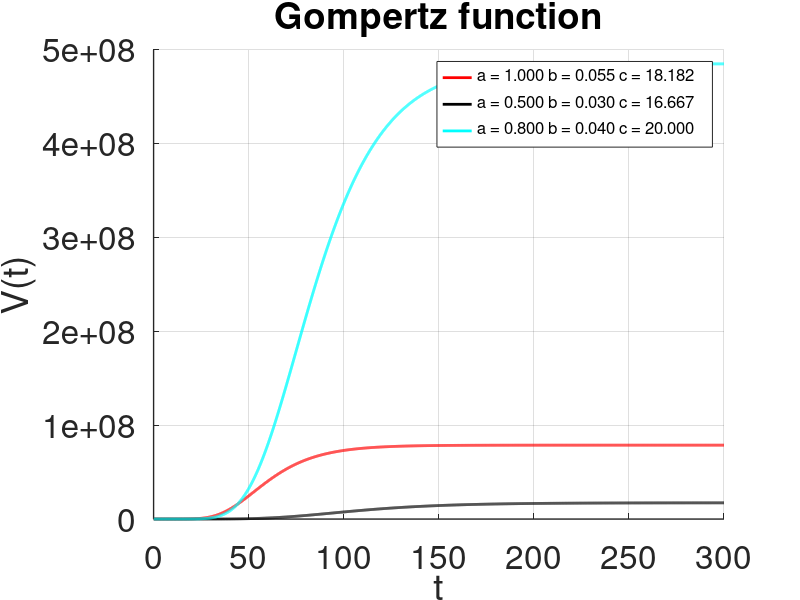

The MATLAB script that drew this image:
clear all; clf;

% gompertz function %
function f_gomp = gompertz(m, x)
  % input m: a vector i.e. 3-tuple  of v0, a, b           %
  % input x:  represents time t steps                     %
  % define locals to conform with the given function      %
  % not really necessary but gives better visual display  % 
  c  = m(2)/m(3);    %  c=m(2)/m(3) is a/b in the original equation
  v0 = m(1)          %  v0=1 given 
  b  = m(3)          %  m(3) is b in the original equation 
	f_gomp =  v0*exp(c*(1-exp(-b*x))) 
end;

clear;

% declare a 2x3 vector to used as input row by row %
% i.e there will be two graphs one for each row    %
% each row  contains v0, a and b parameters        %
params = [1 1 0.055; 1 0.5 0.03; 1 0.8 0.04];

% declare a cell of 1x2 strings to be used as legend initial value  %
lgnd = {"", "", ""}

% loop through the rows of params vector and calculate function values %
for i = 1:3
    for j = 1:3000
        % a trick to provide time in steps instead of providing time with a vector
        % obviously t(1,:)= t(2,:) = t vector with values 0.1..300 step 0.1
        t(i,j) = j/10; 
        funcg (i,j) = gompertz(params(i,:), t(i,j));
    end
    % create also a legend for each graph
    lgnd{i} = sprintf("a = %1.3f b = %1.3f c = %2.3f\n",  params(i, 2), params(i, 3), params(i, 2)/params(i, 3))
end
 
%Toggle - set the "hold" state of the plotting engine
hold on

% plot the graphs
plot(t(1,:), funcg(1,:),' r', 'linewidth', 2, t(2,:), funcg(2,:),' k', 'linewidth', 2, t(3,:), funcg(3,:),' c', 'linewidth', 2)

% display specifics %
xlabel('t')
ylabel('V(t)')

% set grid on
grid on                                   

% additional display properties
set(gca, 'fontsize', 24, 'linewidth', 1)  
title('Gompertz function')
% add a legend
legend (lgnd{1}, lgnd{2}, lgnd{3}, "location", "northeast");                
set (legend, "fontsize", 12);

% release hold
hold off